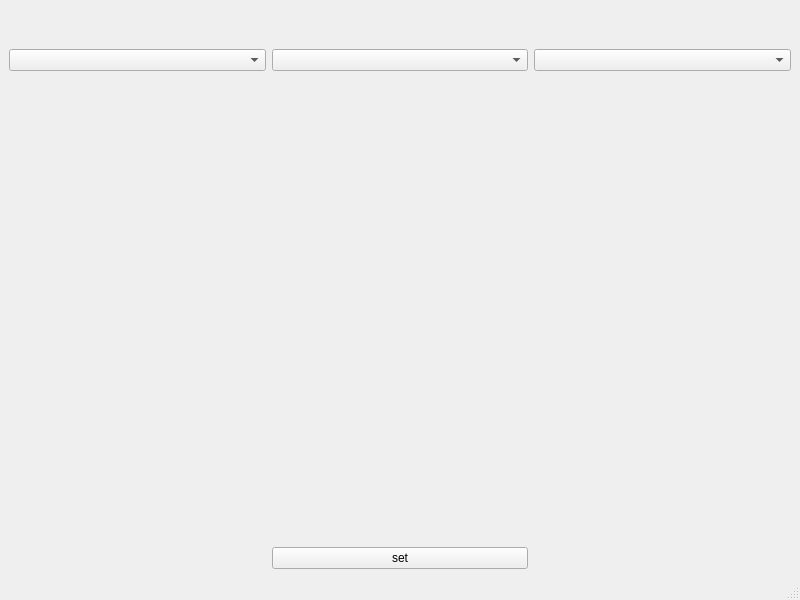
<?xml version="1.0" encoding="UTF-8"?>
<ui version="4.0">
 <class>MainWindow</class>
 <widget class="QMainWindow" name="MainWindow">
  <property name="geometry">
   <rect>
    <x>0</x>
    <y>0</y>
    <width>800</width>
    <height>600</height>
   </rect>
  </property>
  <property name="windowTitle">
   <string>MainWindow</string>
  </property>
  <widget class="QWidget" name="centralwidget">
   <layout class="QGridLayout" name="gridLayout">
    <item row="2" column="0">
     <widget class="QLabel" name="I_1">
      <property name="text">
       <string/>
      </property>
     </widget>
    </item>
    <item row="1" column="1">
     <widget class="QComboBox" name="acc_2"/>
    </item>
    <item row="1" column="2">
     <widget class="QComboBox" name="acc_3"/>
    </item>
    <item row="4" column="1">
     <widget class="QPushButton" name="set">
      <property name="text">
       <string>set</string>
      </property>
     </widget>
    </item>
    <item row="3" column="2">
     <widget class="QLabel" name="show_3">
      <property name="text">
       <string/>
      </property>
     </widget>
    </item>
    <item row="1" column="0">
     <widget class="QComboBox" name="acc_1">
      <property name="currentText">
       <string/>
      </property>
     </widget>
    </item>
    <item row="0" column="1">
     <spacer name="verticalSpacer">
      <property name="orientation">
       <enum>Qt::Vertical</enum>
      </property>
      <property name="sizeType">
       <enum>QSizePolicy::Preferred</enum>
      </property>
      <property name="sizeHint" stdset="0">
       <size>
        <width>20</width>
        <height>40</height>
       </size>
      </property>
     </spacer>
    </item>
    <item row="3" column="1">
     <widget class="QLabel" name="show_2">
      <property name="text">
       <string/>
      </property>
     </widget>
    </item>
    <item row="3" column="0">
     <widget class="QLabel" name="show_1">
      <property name="text">
       <string/>
      </property>
     </widget>
    </item>
    <item row="2" column="1">
     <widget class="QLabel" name="I_2">
      <property name="text">
       <string/>
      </property>
     </widget>
    </item>
    <item row="2" column="2">
     <widget class="QLabel" name="I_3">
      <property name="text">
       <string/>
      </property>
     </widget>
    </item>
   </layout>
  </widget>
  <widget class="QMenuBar" name="menubar">
   <property name="geometry">
    <rect>
     <x>0</x>
     <y>0</y>
     <width>800</width>
     <height>26</height>
    </rect>
   </property>
  </widget>
  <widget class="QStatusBar" name="statusbar"/>
 </widget>
 <resources/>
 <connections/>
</ui>
